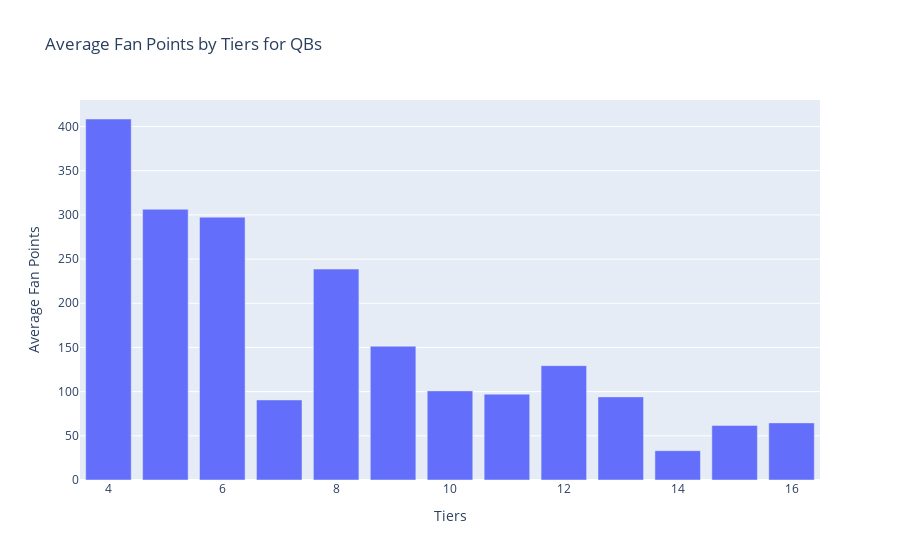

The notebook cell this image was saved under:
### Code cell
qb_data = df_merged[df_merged['TYPE'] == 'QB']
qb_data

grouped_qb_data = qb_data.groupby('TIERS_x')['FAN PTS'].mean().reset_index()

fig = px.bar(grouped_qb_data, x='TIERS_x', y='FAN PTS', labels={'TIERS_x': 'Tiers', 'FAN PTS': 'Average Fan Points'}, title='Average Fan Points by Tiers for QBs')
fig.show()

### Figure 1 — Plotly figure (JSON) as saved in the notebook; plotly's stock layout.template omitted (floating-point values rounded to 4 significant figures)
{"data": [{"alignmentgroup": "True", "hovertemplate": "Tiers=%{x}<br>Average Fan Points=%{y}<extra></extra>", "legendgroup": "", "marker": {"color": "#636efa", "pattern": {"shape": ""}}, "name": "", "offsetgroup": "", "orientation": "v", "showlegend": false, "textposition": "auto", "type": "bar", "x": [4, 5, 6, 7, 8, 9, 10, 11, 12, 13, 14, 15, 16], "xaxis": "x", "y": [408.5, 306.4, 297.5, 90.6, 238.7, 151.4, 100.9, 97.15, 129.4, 94.05, 33.16, 61.77, 64.63], "yaxis": "y"}], "layout": {"barmode": "relative", "legend": {"tracegroupgap": 0}, "title": {"text": "Average Fan Points by Tiers for QBs"}, "xaxis": {"anchor": "y", "domain": [0, 1], "title": {"text": "Tiers"}}, "yaxis": {"anchor": "x", "domain": [0, 1], "title": {"text": "Average Fan Points"}}}}
